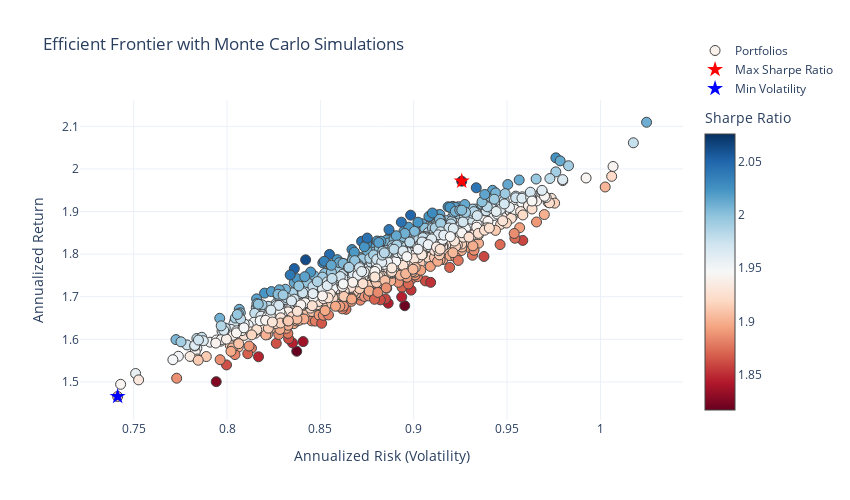

Notebook code cell kept with this figure:
### Code cell
# Calculate the mean and covariance of returns
mean_returns = 1 + returns.mean() **4 - 1
cov_matrix = returns.cov() * 4

np.random.seed(42) # Set the random seed for reproducibility
num_portfolios = 1000 # Number of portfolios to simulate

# Initialize arrays to store portfolio performance metrics
results = np.zeros((4, num_portfolios))
risk_free_rate = 0.05

for i in range(num_portfolios):
    weights = np.random.random(len(mean_returns))
    weights /= np.sum(weights)

    # Expected portfolio return
    portfolio_return = np.sum(weights * mean_returns) 

    # Expected portfolio volatility
    portfolio_stddev = np.sqrt(np.dot(weights.T, np.dot(cov_matrix, weights)))

    # Portfolio Sharpe ratio
    sharpe_ratio = (portfolio_return - risk_free_rate) / portfolio_stddev

    results[0,i] = portfolio_return
    results[1,i] = portfolio_stddev
    results[2,i] = sharpe_ratio
    results[3,i] = weights.sum()

# Convert results array to DataFrame
columns = ['Return', 'Volatility', 'Sharpe Ratio', 'Weighted Sum']
portfolios = pd.DataFrame(results.T, columns=columns)

# Locate the portfolio with the maximum Sharpe ratio
max_sharpe_portfolio = portfolios.iloc[portfolios['Sharpe Ratio'].idxmax()]

# Locate the portfolio with the minimum volatility
min_volatility_portfolio = portfolios.iloc[portfolios['Volatility'].idxmin()]

# Display the efficient frontier
print("Maximum Sharpe Ratio Portfolio:")
print(max_sharpe_portfolio)

print("\nMinimum Volatility Portfolio:")
print(min_volatility_portfolio)

fig = go.Figure()

# Scatter plot for individual portfolios
fig.add_trace(go.Scatter(
    x=portfolios['Volatility'],
    y=portfolios['Return'],
    mode='markers',
    marker=dict(
        size=10,
        color=portfolios['Sharpe Ratio'],
        colorscale='RdBu',
        showscale=True,
        line=dict(width=1),
        colorbar=dict(title='Sharpe Ratio')
    ),
    text=portfolios['Sharpe Ratio'].round(2),
    name='Portfolios'
))

# Highlight the maximum Sharpe ratio portfolio
fig.add_trace(go.Scatter(
    x=[max_sharpe_portfolio['Volatility']],
    y=[max_sharpe_portfolio['Return']],
    mode='markers',
    marker=dict(size=12, color='red', symbol='star'),
    text=['Max Sharpe Ratio'],
    name='Max Sharpe Ratio'
))

# Highlight the minimum volatility portfolio
fig.add_trace(go.Scatter(
    x=[min_volatility_portfolio['Volatility']],
    y=[min_volatility_portfolio['Return']],
    mode='markers',
    marker=dict(size=12, color='blue', symbol='star'),
    text=['Min Volatility'],
    name='Min Volatility'
))

# Update layout for better visualization
fig.update_layout(
    template='plotly_white',
    title='Efficient Frontier with Monte Carlo Simulations',
    xaxis=dict(title='Annualized Risk (Volatility)'),
    yaxis=dict(title='Annualized Return'),
    width=850,
    height=500,
    legend=dict(
        x=1.02,
        y=1.2,
        traceorder='normal',
        orientation='v'
    )
)

### Figure 1 — Plotly figure (JSON) as saved in the notebook; plotly's stock layout.template omitted (floating-point values rounded to 4 significant figures; data arrays with more than 128 entries replaced by an {"elided": "..."} marker saying what was removed)
{"data": [{"marker": {"color": {"elided": "1000 float values"}, "colorbar": {"title": {"text": "Sharpe Ratio"}}, "colorscale": [[0, "rgb(103,0,31)"], [0.1, "rgb(178,24,43)"], [0.2, "rgb(214,96,77)"], [0.3, "rgb(244,165,130)"], [0.4, "rgb(253,219,199)"], [0.5, "rgb(247,247,247)"], [0.6, "rgb(209,229,240)"], [0.7, "rgb(146,197,222)"], [0.8, "rgb(67,147,195)"], [0.9, "rgb(33,102,172)"], [1, "rgb(5,48,97)"]], "line": {"width": 1}, "showscale": true, "size": 10}, "mode": "markers", "name": "Portfolios", "text": {"elided": "1000 float values"}, "type": "scatter", "x": {"elided": "1000 float values"}, "y": {"elided": "1000 float values"}}, {"marker": {"color": "red", "size": 12, "symbol": "star"}, "mode": "markers", "name": "Max Sharpe Ratio", "text": ["Max Sharpe Ratio"], "type": "scatter", "x": [0.9257], "y": [1.971]}, {"marker": {"color": "blue", "size": 12, "symbol": "star"}, "mode": "markers", "name": "Min Volatility", "text": ["Min Volatility"], "type": "scatter", "x": [0.7414], "y": [1.466]}], "layout": {"height": 500, "legend": {"orientation": "v", "traceorder": "normal", "x": 1.02, "y": 1.2}, "title": {"text": "Efficient Frontier with Monte Carlo Simulations"}, "width": 850, "xaxis": {"autorange": true, "range": [0.7212, 1.044], "title": {"text": "Annualized Risk (Volatility)"}, "type": "linear"}, "yaxis": {"autorange": true, "range": [1.411, 2.162], "title": {"text": "Annualized Return"}, "type": "linear"}}}
